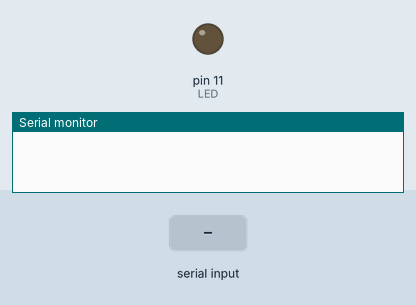
Bench run of a sketch on a simulated Arduino Uno, built with avr-gcc and run on an emulated ATmega328P. On the bench: output pins drawn as LEDs (lit = HIGH), the last lines printed to the serial monitor. Inputs (shaded band) come from the test bench. No radio packets arrive unless stated.

Above: at 1.2 s.
1.3 s: "trig" received over Serial
At 3.1 s:
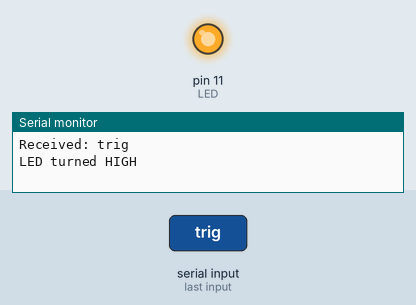
3.8 s: "1" received over Serial
Timing chart, 0 to 6.8 s (numbered marks = the images above; inputs shaded):
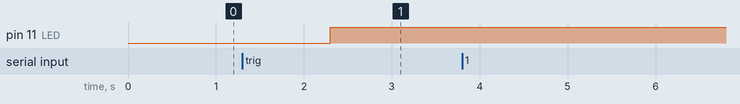

Measured:
- after the input at 1.3 s, pin 11 (LED): LOW → HIGH after 1.0 s

The sketch:

house_alarm_trigger.ino
```cpp
// Include RadioHead Amplitude Shift Keying Library
#include <RH_ASK.h>
// Include dependant SPI Library
#include <SPI.h>

// Create Amplitude Shift Keying Object
RH_ASK rf_driver;

int txPin = 12;
int LED = 11;

void setup() {
  pinMode(LED, OUTPUT);
  Serial.begin(115200);
  rf_driver.init();
}

void loop() {
  handleSerialCommunication();
}

void handleSerialCommunication() {

  if (Serial.available() > 0) {  // Comprueba si hay datos disponibles para leer
    String data = Serial.readString();  // Lee los datos entrantes hasta encontrar un salto de línea
    data.trim();  // Elimina espacios blancos y caracteres de nueva línea al inicio y final

    Serial.print("Received: ");  // Imprime lo recibido para depuración
    Serial.println(data);

    if (data == "trig") {  // Comprueba si los datos recibidos son "trigger"
      toggleLED();  // Llama a la función que cambia el estado del LED
      send_radio_command();
    }
  }
}

void toggleLED() {
  int state = digitalRead(LED);  // Lee el estado actual del LED
  if (state == HIGH) {
    digitalWrite(LED, LOW);  // Cambia el estado del LED a bajo
    Serial.println("LED turned LOW");  // Envía un mensaje a la consola serial
  } else {
    digitalWrite(LED, HIGH);  // Cambia el estado del LED a alto
    Serial.println("LED turned HIGH");  // Envía un mensaje a la consola serial
  }
}

void send_radio_command()
{
  const char *msg = "Hello World";
  rf_driver.send((uint8_t *)msg, strlen(msg));
  rf_driver.waitPacketSent();
  delay(1000);
}
```
